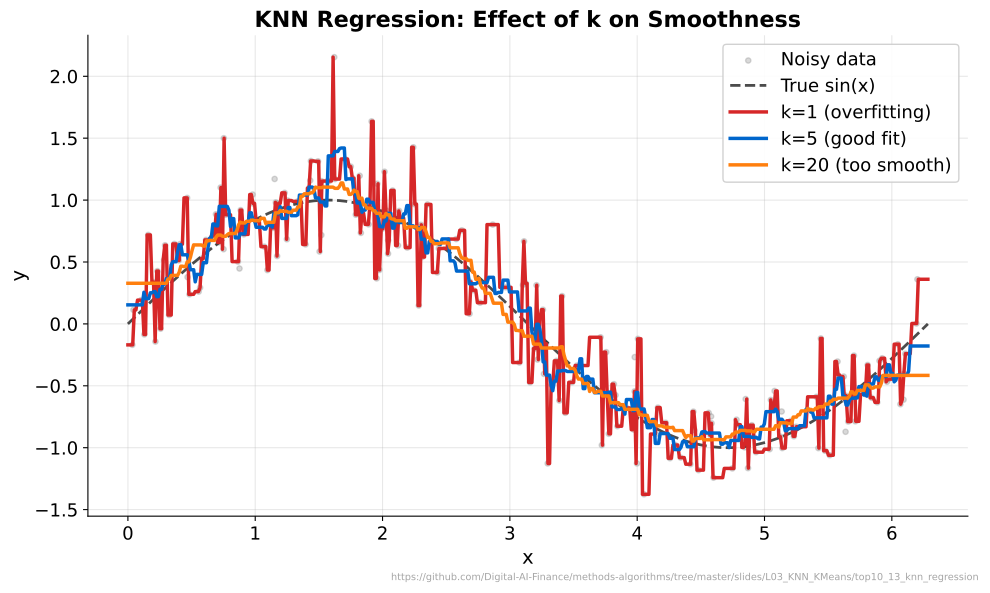

The script that saved this image:
"""KNN Regression - Effect of k on smoothness of KNN regression on sine curve."""
import matplotlib.pyplot as plt
import numpy as np
from pathlib import Path
from sklearn.neighbors import KNeighborsRegressor

CHART_METADATA = {
    "title": "KNN Regression: Effect of k on Smoothness",
    "description": "KNN regression with k=1, 5, 20 on noisy sine data",
    "url": "https://github.com/Digital-AI-Finance/methods-algorithms/tree/master/slides/L03_KNN_KMeans/top10_13_knn_regression"
}

plt.rcParams.update({
    'font.size': 14, 'axes.labelsize': 14, 'axes.titlesize': 16,
    'xtick.labelsize': 13, 'ytick.labelsize': 13, 'legend.fontsize': 13,
    'figure.figsize': (10, 6), 'figure.dpi': 150,
    'axes.spines.top': False, 'axes.spines.right': False,
})

MLPURPLE = '#3333B2'
MLBLUE = '#0066CC'
MLORANGE = '#FF7F0E'
MLGREEN = '#2CA02C'
MLRED = '#D62728'

np.random.seed(42)
X_train = np.sort(np.random.uniform(0, 2 * np.pi, 200)).reshape(-1, 1)
y_train = np.sin(X_train.ravel()) + np.random.normal(0, 0.3, 200)

X_test = np.linspace(0, 2 * np.pi, 500).reshape(-1, 1)
y_true = np.sin(X_test.ravel())

fig, ax = plt.subplots(figsize=(10, 6))

# Scatter noisy data
ax.scatter(X_train, y_train, c='gray', alpha=0.3, s=15, label='Noisy data')

# True curve
ax.plot(X_test, y_true, 'k--', linewidth=2, alpha=0.7, label='True sin(x)')

# KNN regression for different k values
configs = [(1, MLRED, 'k=1 (overfitting)'), (5, MLBLUE, 'k=5 (good fit)'),
           (20, MLORANGE, 'k=20 (too smooth)')]

for k, color, label in configs:
    knn = KNeighborsRegressor(n_neighbors=k)
    knn.fit(X_train, y_train)
    y_pred = knn.predict(X_test)
    ax.plot(X_test, y_pred, color=color, linewidth=2.5, label=label)

ax.set_xlabel('x')
ax.set_ylabel('y')
ax.set_title('KNN Regression: Effect of k on Smoothness', fontweight='bold')
ax.legend(loc='upper right', framealpha=0.9)
ax.grid(True, alpha=0.3)

plt.figtext(0.99, 0.01, CHART_METADATA['url'],
            fontsize=7, color='gray', ha='right', va='bottom', alpha=0.7)
plt.tight_layout()
plt.savefig(Path(__file__).parent / 'chart.pdf', dpi=300, bbox_inches='tight')
plt.close()
print("Chart saved: top10_13_knn_regression/chart.pdf")
